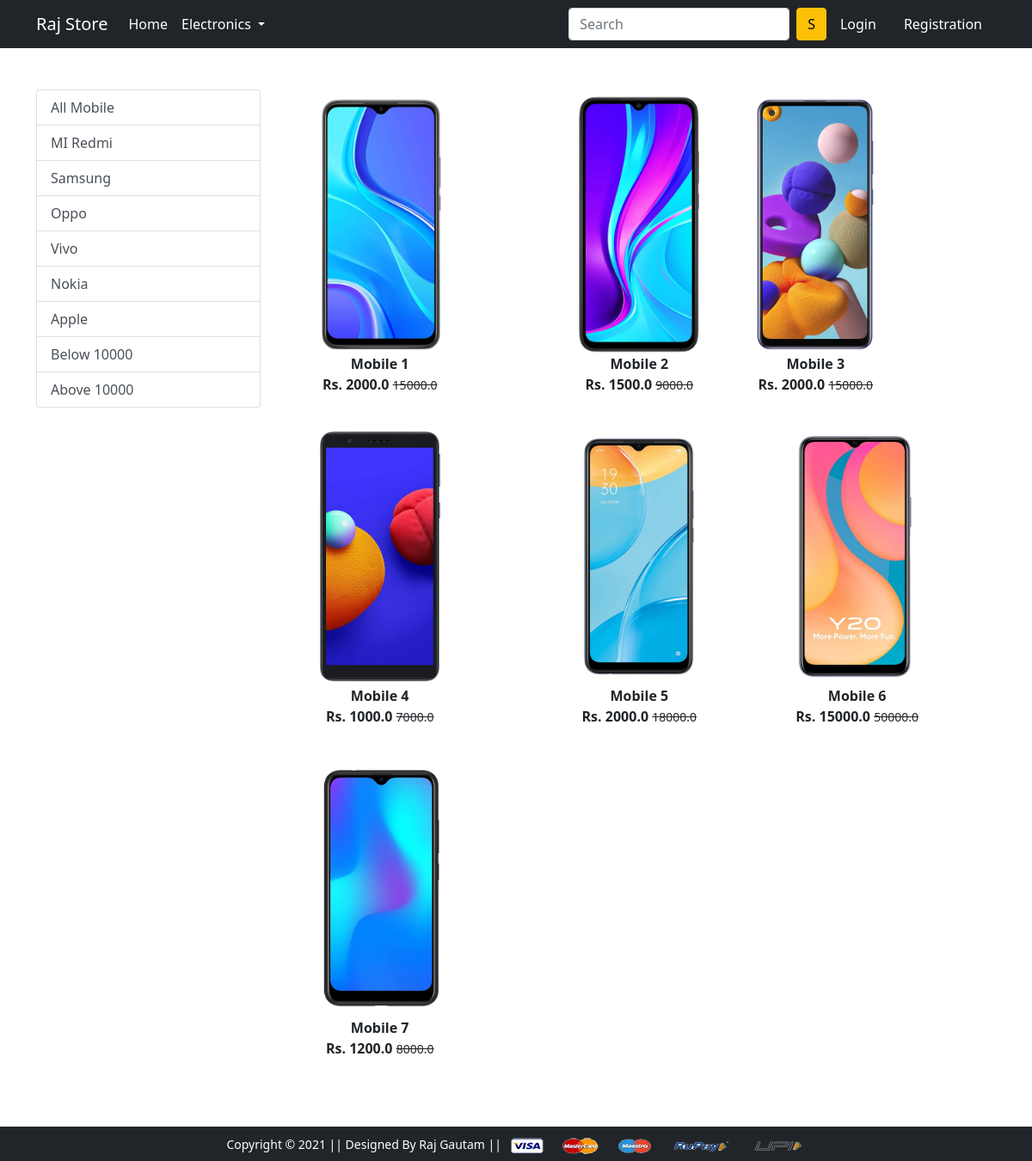
/mobile/, run on the app's committed database.
### app/models.py (models this page shows, shortened)
class Product(models.Model):
    title = models.CharField(max_length=100)
    selling_price = models.FloatField()
    discounted_price = models.FloatField()
    description = models.TextField()
    brand = models.CharField(max_length=100)
    category = models.CharField( choices=CATEGORY_CHOICES, max_length=3)
    product_image = models.ImageField(upload_to='productimg')

### app/views.py (the view)
# urls.py: path('mobile/', views.mobile, name='mobile'),
def mobile(request,data=None):
    if data == None:
        mobiles = Product.objects.filter(category='M')
    elif data == 'MI' or data == 'Sumsang':
        mobiles = Product.objects.filter(category='M').filter(brand=data)
    elif data == 'Oppo' or data == 'Vivo':
        mobiles = Product.objects.filter(category='M').filter(brand=data)
    elif data == 'Nokia' or data == 'Apple':
        mobiles = Product.objects.filter(category='M').filter(brand=data)
    elif data == 'below':
        mobiles = Product.objects.filter(category='M').filter(discounted_price__lt=10000)
    elif data == 'above':
        mobiles = Product.objects.filter(category='M').filter(discounted_price__gt=10000)
    return render(request, 'app/mobile.html', {'mobiles':mobiles})

### app/templates/app/mobile.html (shortened to what this page needs)
{% extends 'app/base.html' %}
{% load static %}
{% block main-content %}
<div class="container my-5">
 <div class="row">
  <div class="col-sm-3">
   <div class="list-group">
     <a href="{% url 'mobile' %}" class="list-group-item list-group-item-action" aria-current="true">All Mobile</a>
     <a href="{% url 'mobiledata' 'MI'  %}" class="list-group-item list-group-item-action" aria-current="true">MI Redmi</a>
     <a href="{% url 'mobiledata' 'Sumsang'  %}" class="list-group-item list-group-item-action">Samsung</a>
     <a href="{% url 'mobiledata' 'Oppo'  %}" class="list-group-item list-group-item-action">Oppo</a>
     <a href="{% url 'mobiledata' 'Vivo'  %}" class="list-group-item list-group-item-action">Vivo</a>
     <a href="{% url 'mobiledata' 'Nokia'  %}" class="list-group-item list-group-item-action">Nokia</a>
     <a href="{% url 'mobiledata' 'Apple'  %}" class="list-group-item list-group-item-action">Apple</a>
     <a href="{% url 'mobiledata' 'below'  %}" class="list-group-item list-group-item-action">Below 10000</a>
     <a href="{% url 'mobiledata' 'above'  %}" class="list-group-item list-group-item-action">Above 10000</a>
   </div>
  </div>
  <div class="col-sm-8">
   <div class="row">
    {% for product in mobiles %}
     <div class="col-sm-4 text-center mb-4">
      <a href="{% url 'product-detail' product.id %}" class="btn">
       <div class="item">
        <img src="{{product.product_image.url}}" alt="" height="300" class="">
        <div class="fw-bold">{{product.title}}</div>
        <div class="fw-bold">Rs. {{product.discounted_price}} <small class="fw-light text-decoration-line-through">{{product.selling_price}}</small></div>
       </div>
      </a>
     </div>
    {% endfor %}
   </div>
  </div>
 </div>
</div>
{% endblock main-content %}

### app/templates/app/base.html (shortened to what this page needs)
<!doctype html>
{% load static %}
<html lang="en">
  <head>
    <link href="https://cdn.jsdelivr.net/npm/bootstrap@5.0.0-beta1/dist/css/bootstrap.min.css" rel="stylesheet">
    <link rel="stylesheet" href="{% static 'app/css/owl.carousel.min.css' %}">
    <link rel="stylesheet" href="{% static 'app/css/all.min.css' %}">
    <link rel="stylesheet" href="{% static 'app/css/style.css' %}">
  </head>
  <body>
    <nav class="navbar navbar-expand-lg navbar-dark bg-dark">
     <div class="container">
       <a class="navbar-brand" href="/">Raj Store</a>
       <div class="collapse navbar-collapse" id="navbarSupportedContent">
         <ul class="navbar-nav me-auto mb-2 mb-lg-0">
           <li class="nav-item">
             <a class="nav-link active" aria-current="page" href="/">Home</a>
           </li>
           <li class="nav-item dropdown">
             <a class="nav-link dropdown-toggle text-white" href="#" id="electronicsDropdown" role="button" data-bs-toggle="dropdown" aria-expanded="false">
               Electronics
             </a>
           </li>
         </ul>
         <form class="d-flex">
           <input class="form-control me-2" type="search" placeholder="Search" aria-label="Search">
           <button class="btn btn-warning" type="submit">S</button>
         </form>
         <div>
          <ul class="navbar-nav me-auto mb-2 mb-lg-0">
           {% if request.user.is_authenticated %} {% comment %} user is login then showing this part {% endcomment %}
           <li class="nav-item dropdown mx-2">
              <a class="nav-link dropdown-toggle text-white" href="#" id="profileDropdown" role="button" data-bs-toggle="dropdown" aria-expanded="false">
                {{user.username}}
              </a>
              <ul class="dropdown-menu" aria-labelledby="profileDropdown">
                <li><a class="dropdown-item" href="{% url 'logout' %}">Logout</a></li>
              </ul>
            </li>
          {% else %}
            <li class="nav-item mx-2">
             <a href="{% url 'login' %}" class="nav-link text-white">Login</a>
            </li>
            <li class="nav-item mx-2">
             <a href="{% url 'customerregistration' %}" class="nav-link text-white">Registration</a>
            </li>
          {% endif %}
          </ul>
         </div>
       </div>
     </div>
    </nav>
    {% block main-content %} {% endblock main-content %}
    <footer class="container-fluid bg-dark text-center p-2 mt-5">
        <small class="text-white">Copyright &copy; 2021 || Designed By Raj Gautam || </small>
        <img src="{% static 'app/images/payment.png' %}" alt="" srcset="" class="img-fluid" height="2px">
    </footer>
  </body>
</html>

### data on the page
Product: product_image (picture), title "Mobile 1", discounted_price "2000.0", selling_price "15000.0"
Product: product_image (picture), title "Mobile 2", discounted_price "1500.0", selling_price "9000.0"
Product: product_image (picture), title "Mobile 3", discounted_price "2000.0", selling_price "15000.0"
Product: product_image (picture), title "Mobile 4", discounted_price "1000.0", selling_price "7000.0"
Product: product_image (picture), title "Mobile 5", discounted_price "2000.0", selling_price "18000.0"
Product: product_image (picture), title "Mobile 6", discounted_price "15000.0", selling_price "50000.0"
Product: product_image (picture), title "Mobile 7", discounted_price "1200.0", selling_price "8000.0"
